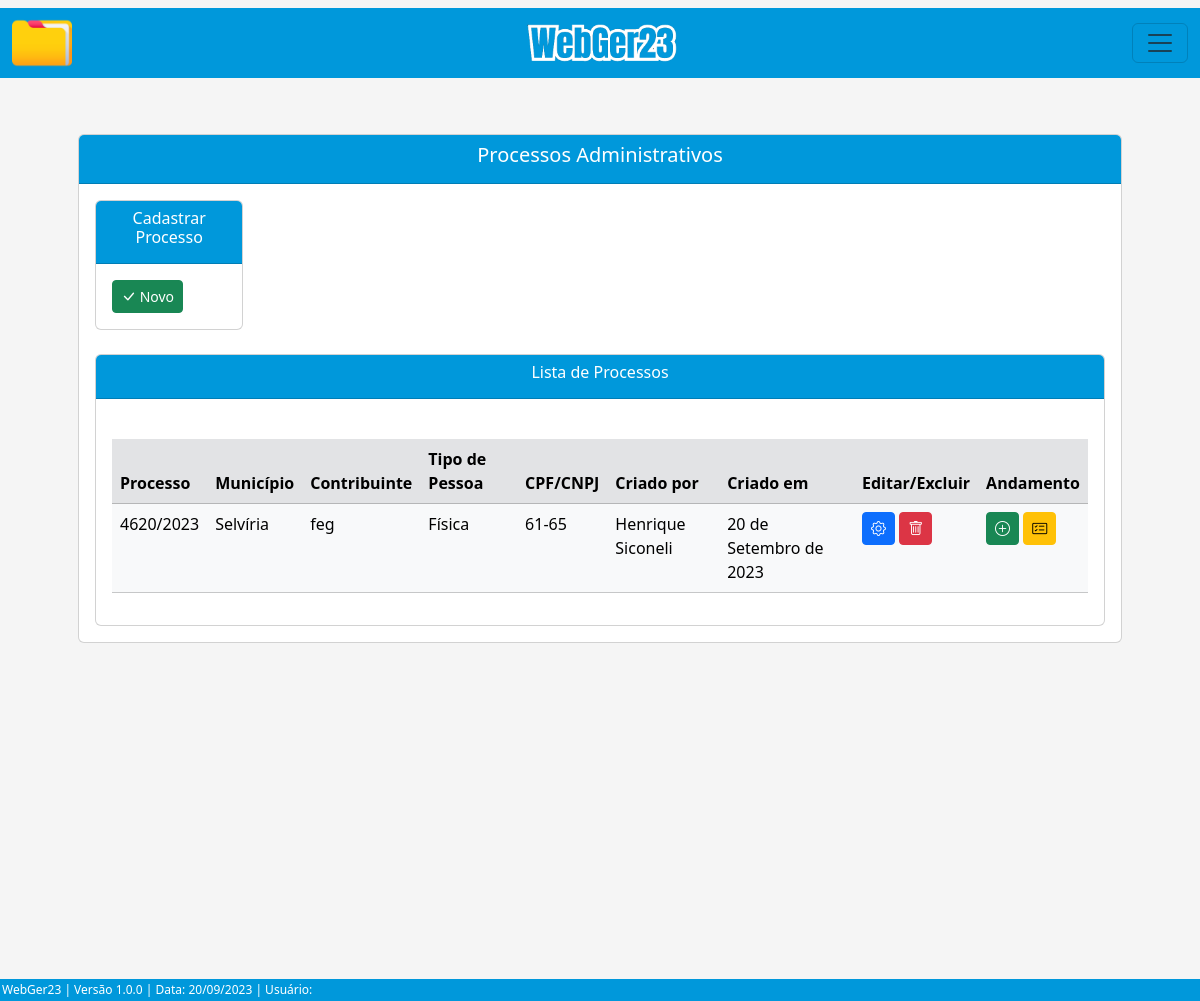
The page /listar/processo-adm/ on the database its author committed.
### processo/models.py (models this page shows, shortened)
class Base(models.Model): # Classe base, será herdada pelas outras classes
    data_criacao = models.DateField('data_criação', auto_now_add=True)
    data_alteracao = models.DateField('Alterado', auto_now=True)
    ativo = models.BooleanField('Ativo?', default=True)
    class Meta:
        abstract = True

class ProcessoAdm(Base):
    ufs = (
        ('MS', 'MS'), ('MT', 'MT'), ('SP', 'SP'), ('RJ', 'RJ'),
    )
    municipios = (
        ('Selvíria', 'Selvíria'), ('Inocência', 'Inocência'),
    )
    tipo_pessoas = (
        ('Física', 'Física'), ('Jurídica', 'Jurídica'),
    )
    criador_processo_adm = models.ForeignKey(get_user_model(), verbose_name='Usuário Criador', on_delete=models.CASCADE) # Usuário que criou o processo, utilizando chave primária com o get_user_model do django, para utilizar o usuário logado automaticamente
    numero = models.CharField(unique=True, verbose_name='N°', max_length=10) # Número do processo
    municipio = models.CharField(max_length=50, choices=municipios, verbose_name='Município') # Município
    uf = models.CharField(max_length=2, choices=ufs) # UF
    data_inicial = models.DateField(blank=True, null=True) # Data Inicial do Período do processo
    data_final = models.DateField(blank=True, null=True) # Data final do Período do processo
    data_div_ativa = models.DateField(blank=True, null=True) # Data dívida ativa
    valor_atributo = models.CharField(max_length=14, blank=True, null=True)  # Valor do atributo
    valor_multa = models.CharField(max_length=14, blank=True, null=True) # Valor da multa
    valor_credito = models.CharField(max_length=14, blank=True, null=True) # Valor do crédito
    valor_atualizado = models.CharField(max_length=14, blank=True, null=True) # Valor do atualizado
    data_valor_atualizado = models.DateField(blank=True, null=True) # Data valor atualizado
    nome_contribuinte = models.CharField(max_length=50)  # Nome / Razão Social
    tipo_pessoa = models.CharField(max_length=50, choices=tipo_pessoas) # Física / Jurídica
    documento = models.CharField(max_length=20, verbose_name='CPF/CNPJ', unique=True) # CPF / CNPJ
    nome_fantasia = models.CharField(max_length=50, blank=True, null=True) # Nome Fantasia
    email = models.EmailField(max_length=50, blank=True, null=True) # E-mail
    endereco = models.CharField(max_length=150) # Rua
    complemento = models.CharField(max_length=50, blank=True, null=True) # Complemento
    municipio_contribuinte = models.CharField(max_length=50, blank=True, null=True) # Município Contribuinte
    uf_contribuinte = models.CharField(max_length=2, choices=ufs, verbose_name='UF', blank=True, null=True) # UF Contribuinte
    cep = models.CharField(max_length=10, blank=True, null=True) # CEP
    telefone = models.CharField(max_length=20, blank=True, null=True) # Telefone
    celular = models.CharField(max_length=20, blank=True, null=True) # Celular

### processo/views.py (the view)
# urls.py: path('listar/processo-adm/', ProcessoAdmList.as_view(), name='proc-adm-list'),
class ProcessoAdmList(ListView):
    model = ProcessoAdm
    template_name = 'processos/lists/processo_adm_list.html'

### processo/templates/processos/lists/processo_adm_list.html (shortened to what this page needs)
{% extends 'index.html' %}
{% load static %}
{% block conteudo %}
    <div class="container p-5">
        <div class="card">
            <div class="card-header text-white" style="background-color: #0098DB;">
                <h5 style="text-align: center;">Processos Administrativos</h5>
            </div>
            <div class="card-body">
                <div class="row">
                    <div class="col">
                        <div class="card">
                            <div class="card-header text-white" style="background-color: #0098DB; text-align: center;" >
                            <h6>Cadastrar Processo</h6>
                            </div>
                            <div class="card-body">
                                <a href="{% url 'proc-adm-create' %}" class="btn btn-success btn-sm"><i class="bi bi-check-lg" style="font-size: 15px;"></i> Novo</a>
                            </div>
                        </div>
                    </div>
                    <div class="col">
                    </div>
                    <div class="col">
                    </div>
                    <div class="col">
                    </div>
                    <div class="col">
                    </div>
                    <div class="col">
                    </div>
                </div>
                <br>
                <div class="card">
                    <div class="card-header text-white" style="background-color: #0098DB; text-align: center;">
                    <h6>Lista de Processos</h6>
                    </div>
                    <div class="card-body">
                        <div class="table-responsive">
                            <br>
                            <table class="table table-hover table-light" id="tabela-listar">
                                <thead>
                                    <tr class="table-secondary">
                                        <th>Processo</th>
                                        <th>Município</th>
                                        <th>Contribuinte</th>
                                        <th>Tipo de Pessoa</th>
                                        <th>CPF/CNPJ</th>
                                        <th>Criado por</th>
                                        <th>Criado em</th>
                                        <th>Editar/Excluir</th>
                                        <th>Andamento</th>
                                    </tr>
                                </thead>
                                <tbody>
                                    {% for processo in object_list %}
                                    <tr>
                                        <td>{{ processo.numero }}</td>
                                        <td>{{ processo.municipio }}</td>
                                        <td>{{ processo.nome_contribuinte }}</td>
                                        <td>{{ processo.tipo_pessoa }}</td>
                                        <td>{{ processo.documento }}</td>
                                        <td>{{ processo.criador_processo_adm.get_full_name }}</td>
                                        <td>{{ processo.data_criacao }}</td>
                                        <td>
                                            <a href="{% url 'proc-adm-update' processo.pk %}" class="btn btn-primary btn-sm"><i class="bi bi-gear" style="font-size: 15px;"></i></a>
                                            <a href="{% url 'proc-adm-delete' processo.pk %}" class="btn btn-danger btn-sm"><i class="bi bi-trash" style="font-size: 15px;"></i></a>
                                        </td>
                                        <td>
                                            <a href="{% url 'andamento-adm-create' processo.pk %}" class="btn btn-success btn-sm" ><i class="bi bi-plus-circle" style="font-size: 15px;"></i></a>
                                            <a href="{% url 'andamento-adm-list' processo.pk %}" class="btn btn-warning btn-sm"><i class="bi bi-card-checklist" style="font-size: 15px;"></i></a>
                                        </td>
                                    </tr>
                                    {% endfor %}
                                </tbody>
                            </table>
                        </div>
                    </div>
                </div>
            </div>
        </div>
    </div>
    <br><br><br><br><br><br><br><br><br><br><br><br>
{% endblock %}

### core/static/css/estilos.css (style rules this page uses)
body { background-color: whitesmoke; margin: 0; }

### rows shown on the page
ProcessoAdm: numero "4620/2023", municipio "Selvíria", nome_contribuinte "feg", tipo_pessoa "Física", documento "61-65", criador_processo_adm.get_full_name "Henrique Siconeli", data_criacao "20 de Setembro de 2023"
